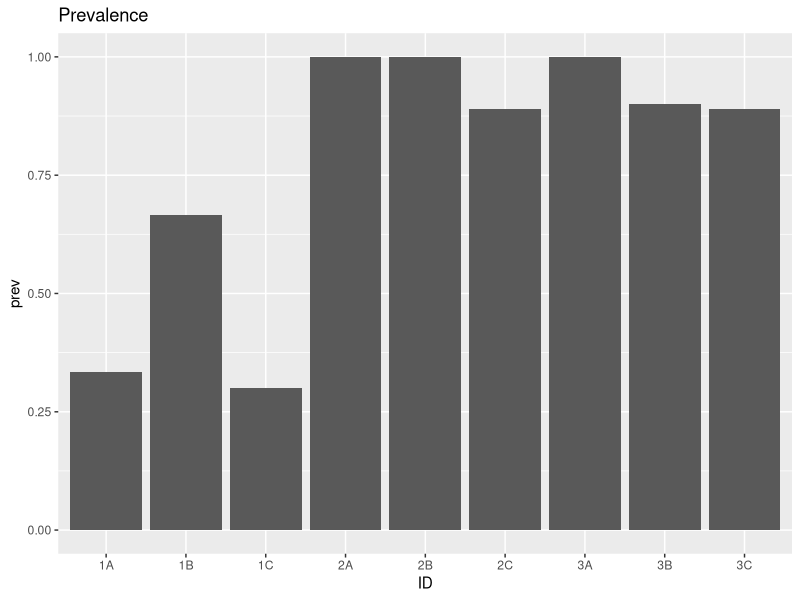
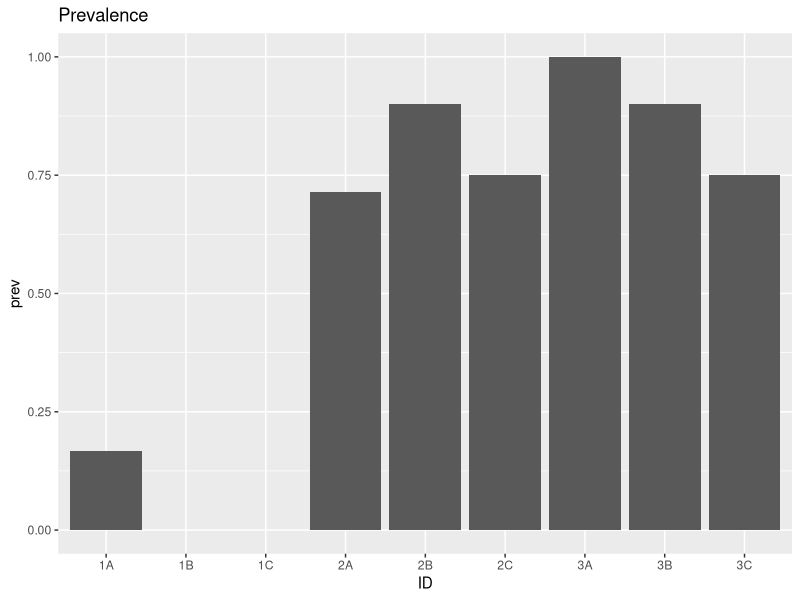
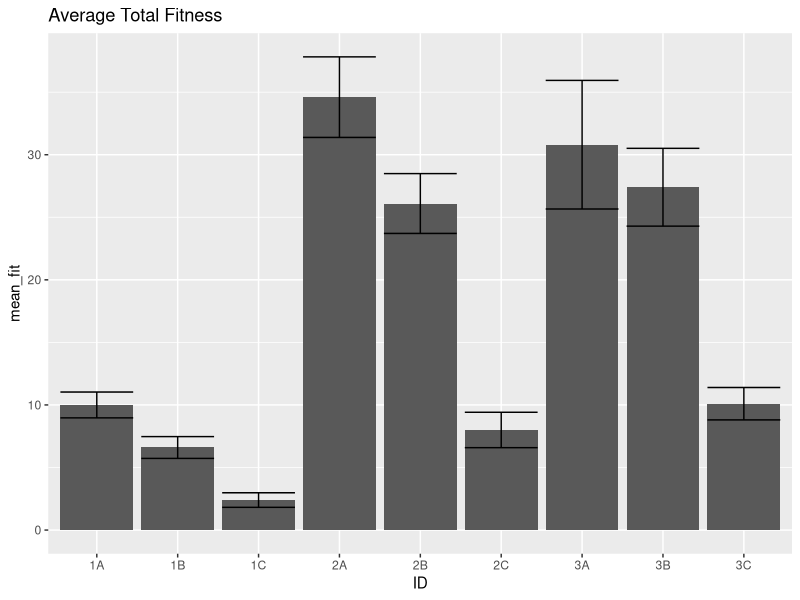
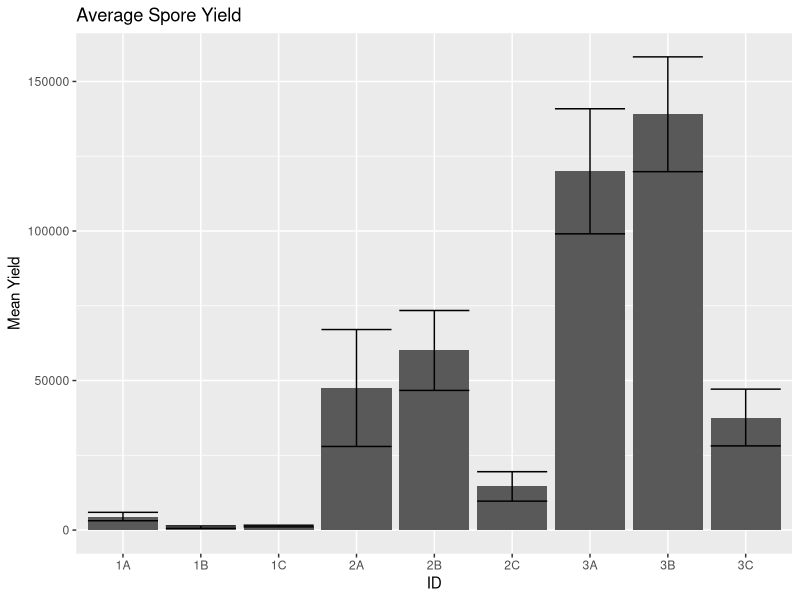
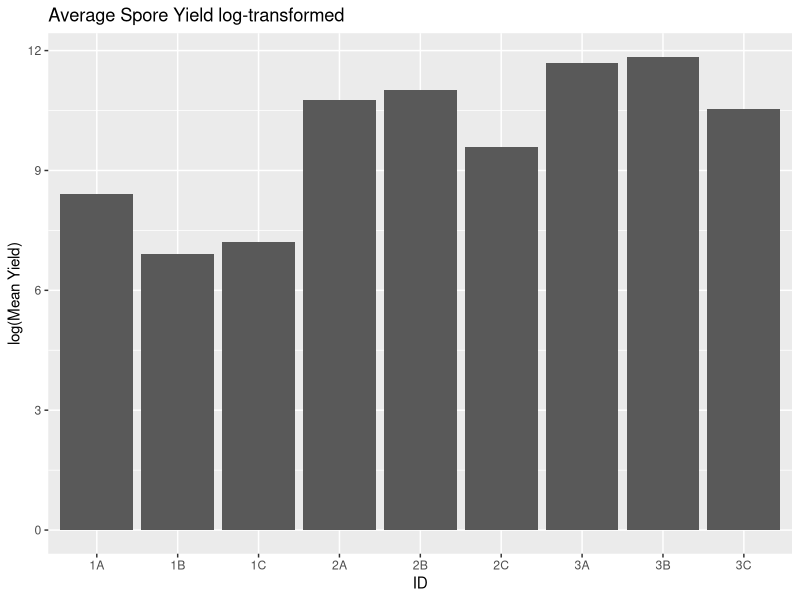
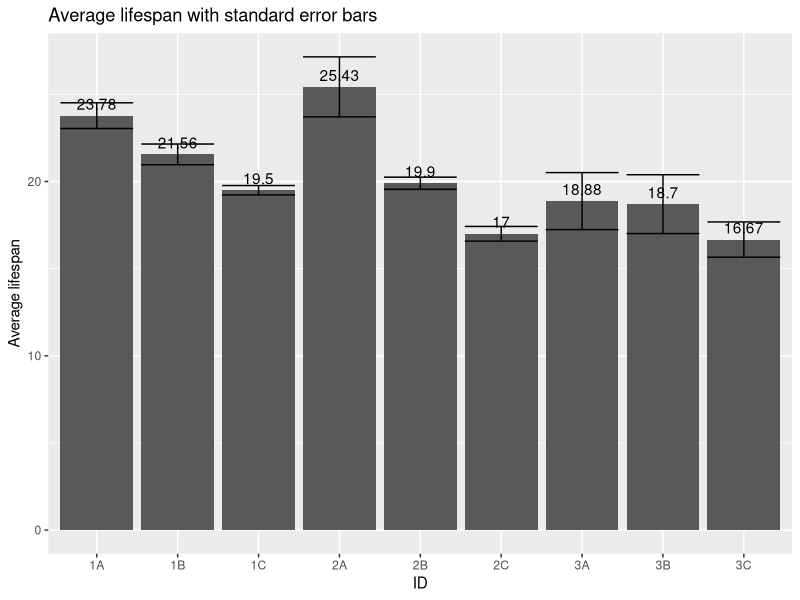
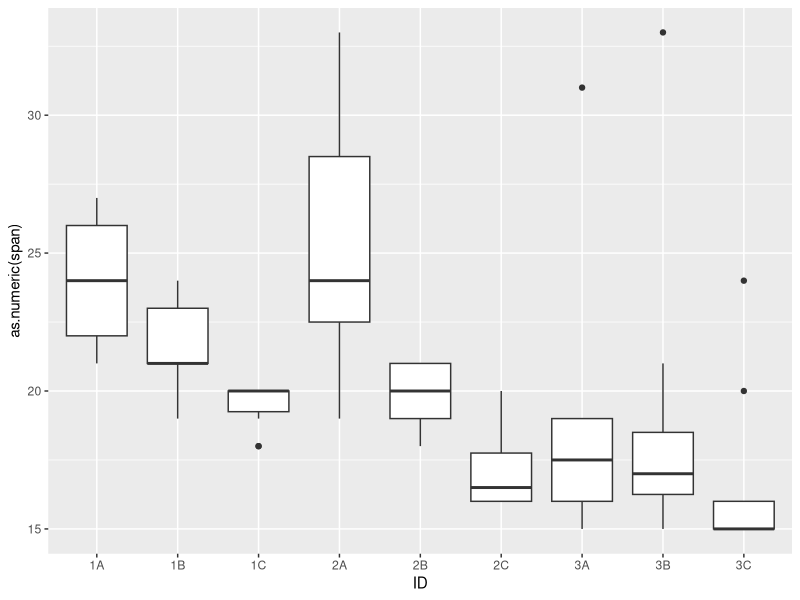
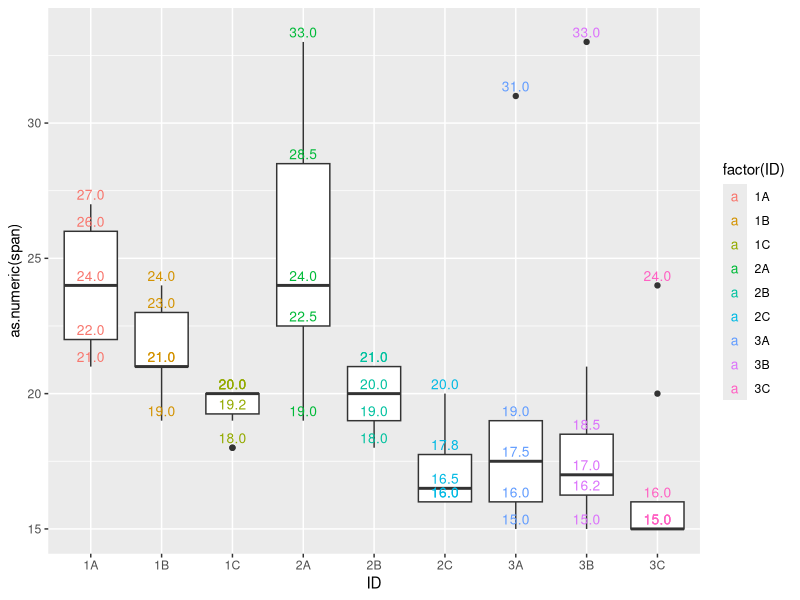

The R script that drew these images, in order:
## ---- chunk 1
knitr::opts_chunk$set(echo = TRUE)
knitr::opts_chunk$set(tidy.opts=list(width.cutoff=50),tidy=TRUE)
## ---- chunk 2
library(tidyverse)
library(magrittr)
library(lubridate)
library(here)
## ---- chunk 3
treatments <- read_csv(here("data/treatments.csv"))
fitness <- read_csv(here("data/fitness.csv"))
mort <- read_csv(here("data/mortality.csv"))
## ---- chunk 4
head(treatments)
head(mort)
head(fitness)
## ---- chunk 5
prev_threshold = 3125
## ---- chunk 6
prevalence <- mort %>% drop_na(infection_status) #remove observations with NA for infection status
prevalence %<>% group_by(ID) %>% summarize(n = n(), prev = sum(infection_status)/n()) 
prevalence %>% ggplot(.,aes(x=ID,y=prev)) +
  geom_col() + 
  labs(title = "Prevalence")
## ---- chunk 7
mort %<>% mutate(inf_adj = ifelse(spore_yield>prev_threshold, 1, 0))
prev_adj <- mort %>% drop_na(inf_adj) #remove observations with NA for inf_adj
prev_adj %<>% group_by(ID) %>% summarize(n = n(), prev = sum(inf_adj)/n()) 
prev_adj %>% ggplot(.,aes(x=ID,y=prev)) +
  geom_col() + 
  labs(title = "Prevalence")
## ---- chunk 8
fit_by_ID_replicate <- fitness %>% group_by(ID, replicate) %>% summarize(total_fit = sum(fitness, na.rm = T)) # removed NAs
fit_average <- fit_by_ID_replicate %>% group_by(ID) %>% 
  summarize(n = n(), mean_fit = mean(total_fit, na.rm = T), var = var(total_fit, na.rm = T), se = sqrt(var(total_fit, na.rm = T)/n())) # remove NAs
fit_average %>% ggplot(., aes(x=ID, y=mean_fit)) +
  geom_col() + 
  geom_errorbar(aes(ymin = mean_fit-se, ymax = mean_fit+se)) +
  labs(title = "Average Total Fitness")
## ---- chunk 9
spores <- mort %>% filter(spore_yield>0) %>% group_by(ID) %>% 
  summarize(mean_yield = mean(spore_yield, na.rm=T), 
            # NAs removed but there should be no NAs after the filter
            var = var(spore_yield, na.rm = T), 
            se = sqrt(var(spore_yield, na.rm = T)/n()))
spores %>% ggplot(., aes(x=ID, y=mean_yield)) + 
  geom_col() + 
  geom_errorbar(aes(ymin = mean_yield-se, ymax = mean_yield+se)) +
  labs(title = "Average Spore Yield", y = "Mean Yield")
spores %>% ggplot(., aes(x=ID, y=log(mean_yield))) + 
  geom_col() + 
  labs(title = "Average Spore Yield log-transformed", y = "log(Mean Yield)")
## ---- chunk 10
lifespan <- left_join(mort, treatments, by = "ID")
lifespan %<>% select(ID, replicate, birth_date, date)
#mdy(lifespan$birth_date)
lifespan %<>% transmute(ID=ID, replicate=replicate, birthday=mdy(birth_date), deathday=mdy(date))
lifespan %<>% mutate(span = deathday - birthday)

mean_span <- lifespan %>% group_by(ID) %>% summarize(mean_span = mean(span, na.rm=T),
                                                     var = var(span, na.rm = T),
                                                     se = sqrt(var(span, na.rm = T)/n()))

mean_span %>% ggplot(.,aes(x=ID, y=as.numeric(mean_span))) +
  geom_col() + 
  geom_errorbar(aes(ymin = mean_span-se, ymax = mean_span+se)) +
  geom_text(aes(label=round(as.numeric(mean_span), digits = 2)), vjust = -0.5) +
  labs(title = "Average lifespan with standard error bars", y = "Average lifespan")

lifespan %>% drop_na() %>% ggplot(.,aes(x=ID, y = as.numeric(span))) + geom_boxplot()

lifespan %>% drop_na() %>% ggplot(.,aes(x=ID, y = as.numeric(span))) + geom_boxplot() + 
  stat_summary(geom="text", fun=quantile, aes(label=sprintf("%1.1f", ..y..), color=factor(ID)), position=position_nudge(y=0.35), size=3.5)
## ---- chunk 11
#rmarkdown::render(here('scripts/exploration.Rmd'), output_format = "pdf_document",output_file = here("pilot.pdf"))
